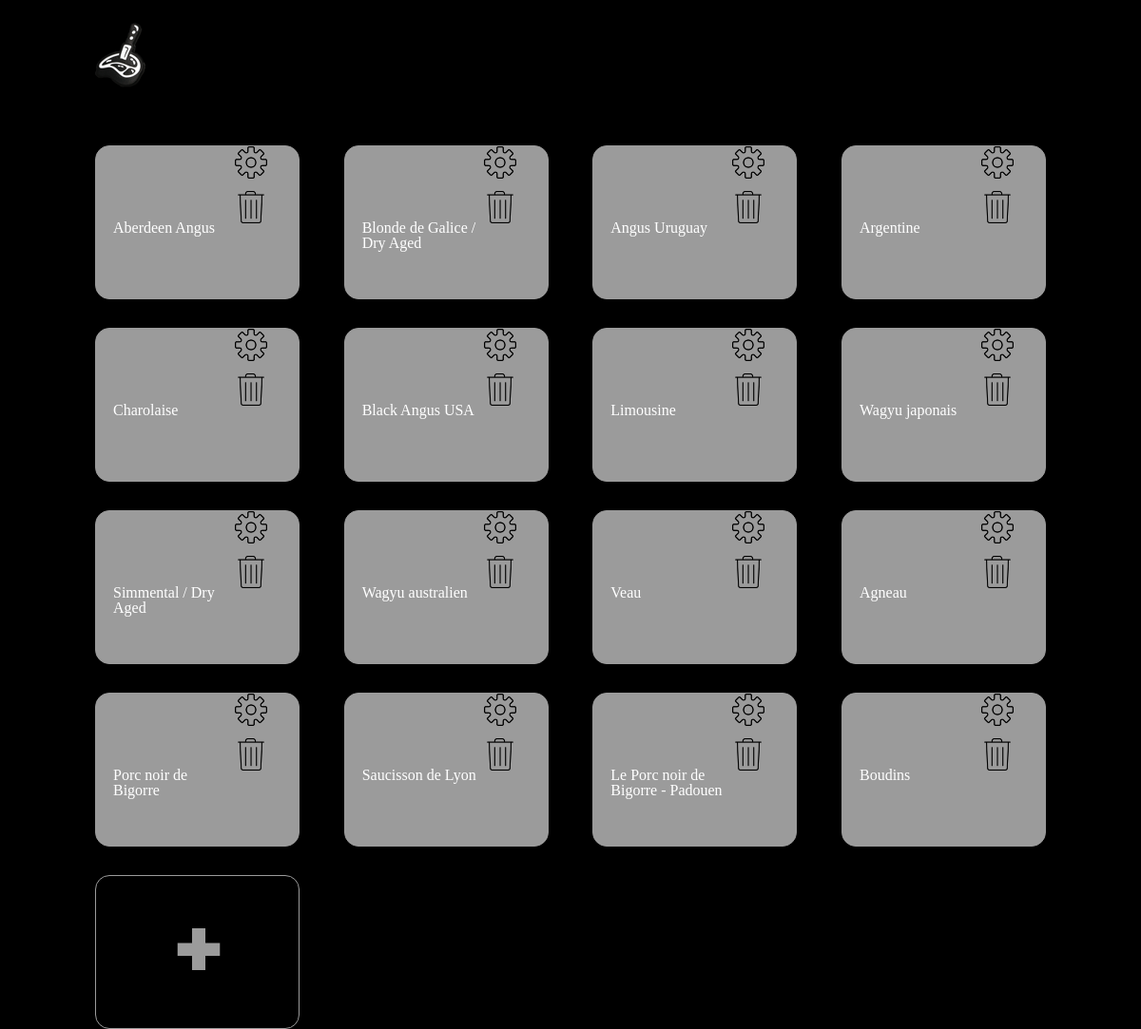
Page /app/backOffice/index.php on the earlier database version.
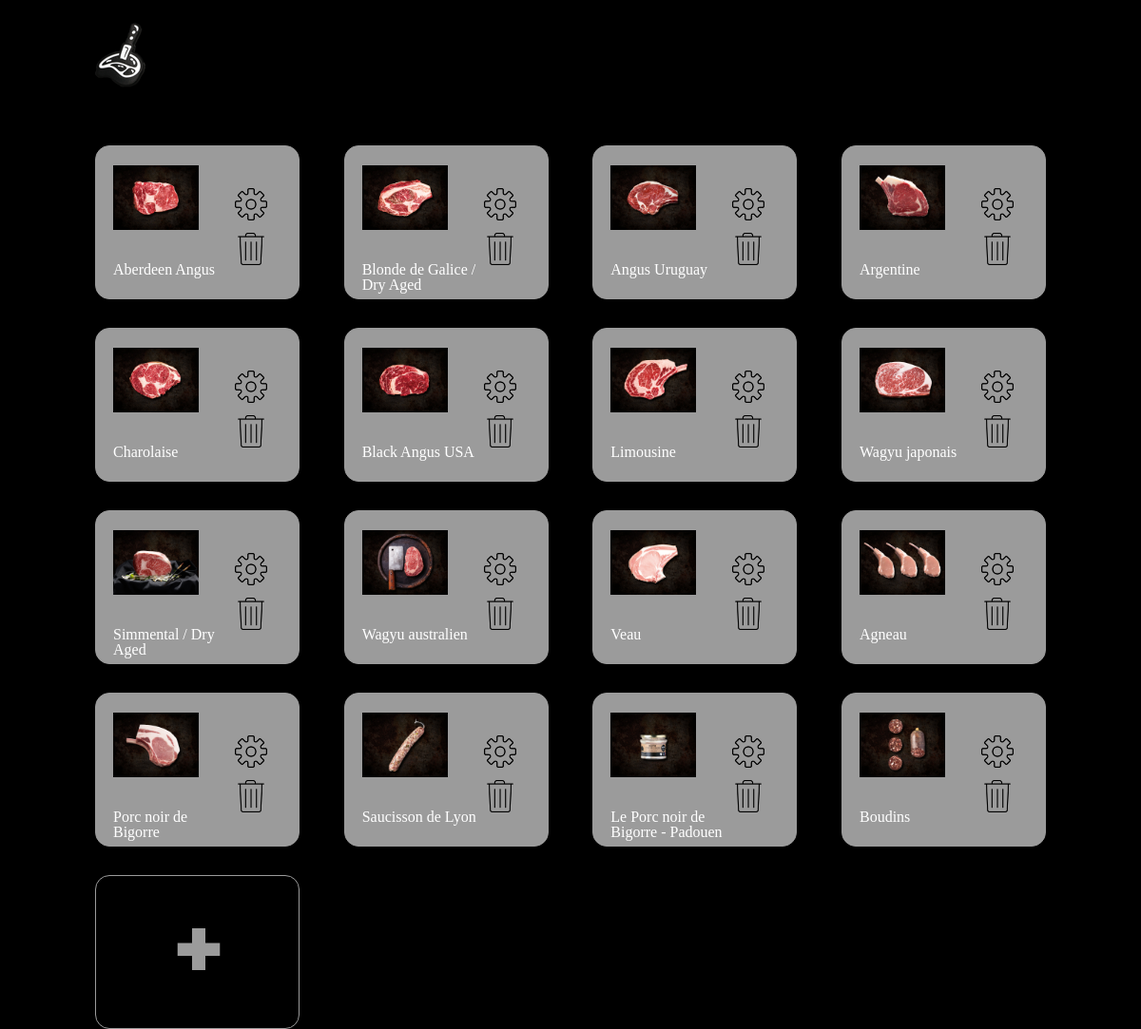
Same page on the later database version.
### tables this page shows
CREATE TABLE meat (
  id INT PRIMARY KEY,
  nom VARCHAR(90),
  categorie VARCHAR (40),
  image VARCHAR(90),
  elevage TEXT,
  morphologie TEXT,
  plaisirDesYeux TEXT,
  degustation TEXT,
  origine VARCHAR(90),
  prix INT,
  note INT,
  stock INT
);

### app/backOffice/index.php (the view, shortened to what this page needs)
<?php
require_once "connexion.php";
$request = 'SELECT
`id`,
`nom`,
`categorie`,
`image`,
`elevage`,
`morphologie`,
`plaisirDesYeux`,
`degustation`,
`origine`,
`prix`,
`note`,
`stock`
FROM
  `meat`
;';
$stmt = $connection->prepare($request);
$stmt->execute();
?>
<!doctype html>
<html lang="en">
<head>
    <link rel="stylesheet" href="../../css/reset.css">
    <link rel="stylesheet" href="../../css/backoffice.css">
</head>
<body>
<div class="content">
    <header class="headerContainer">
        <a href="index.php"><img src="../../img/ViandeLogo.png" alt="Logo"></a>
    </header>
    <div class="itemsContainer">
        <?php while(false !== $row = $stmt->fetch(PDO::FETCH_ASSOC)):?>
    <div class="edit">
        <div class="edit1">
            <a href="details.php?id=<?=$row['id']?>"><img class="img" src="./img/<?=$row['image']?>" alt=""></a>
            <a href="edit.php?id=<?=$row['id']?>"><img class="setting" src="../../img/setting.png" alt="setting"></a>
        </div>
        <div class="edit2">
            <p class="productName"><?=$row['nom'] ?></p>
            <a href="delete.php?id=<?=$row['id']?>"><img class="setting" src="../../img/garbage.png" alt="setting"></a>
        </div>
    </div>
    <?php endwhile;?>
        <a href="add.php">
            <div class="add">
                <div class="plus">
                </div>
            </div>
        </a>
    </div>
</div>
</body>
</html>

### css/backoffice.css (style rules this page uses)
body { background-color: #000; }
.content { margin-left: 100px; margin-right: 100px; }
.headerContainer { margin-top: 24px; width: 225px; margin-bottom: 58px; }
.itemsContainer { display: flex; flex-wrap: wrap; flex-direction: row; justify-content: space-between; }
.add { width: 213px; height: 160px; border: 1px solid #9B9B9B; border-radius: 15px; }
.plus { width: 44px; height: 44px; margin: auto; margin-top: 55px; }
.edit { width: 213px; height: 160px; border: 1px solid #9B9B9B; background-color: #9B9B9B; border-radius: 15px; margin-bottom: 30px; }
.img { width: 90px; height: auto; margin-top: 20px; }
.edit1 { display: flex; flex-direction: row; justify-content: space-between; align-items: baseline; margin-left: 18px; }
.setting { width: 34px; height: 34px; margin-right: 33px; }
.setting:first-child { padding-bottom: 10px; }
.edit2 { display: flex; flex-direction: row; justify-content: space-between; align-items: baseline; margin-left: 18px; }
.productName { color: #FFF; }

Differences in the rows shown:
changed meat "Aberdeen Angus": image: picture added
changed meat "Blonde de Galice / Dry Aged": image: picture added
changed meat "Angus Uruguay": image: picture added
changed meat "Argentine": image: picture added
changed meat "Charolaise": image: picture added
changed meat "Black Angus USA": image: picture added
changed meat "Limousine": image: picture added
changed meat "Wagyu japonais": image: picture added
changed meat "Simmental / Dry Aged": image: picture added
changed meat "Wagyu australien": image: picture added
changed meat "Veau": image: picture added
changed meat "Agneau": image: picture added
changed meat "Porc noir de Bigorre": image: picture added
changed meat "Saucisson de Lyon": image: picture added
changed meat "Le Porc noir de Bigorre - Padouen": image: picture added
changed meat "Boudins": image: picture added
